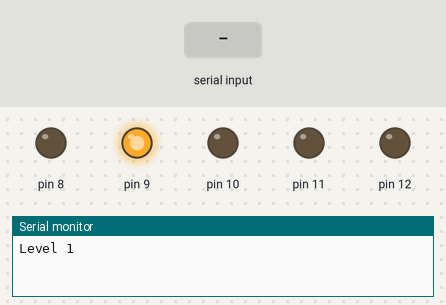
This sketch was run on a simulated Arduino Uno, built with avr-gcc and run on an emulated ATmega328P. Parts: output pins drawn as LEDs (lit = HIGH), the last lines printed to the serial monitor. The inputs (shaded band) are chosen by the test bench.

Above: at 2.0 s.
2.1 s: "1" received over Serial
At 2.1 s:
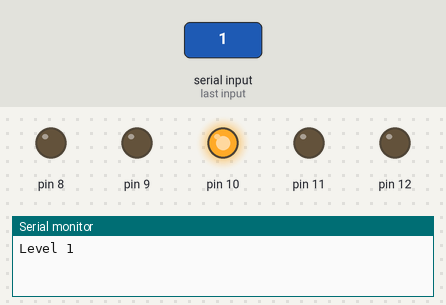
5.1 s: "0" received over Serial
At 5.1 s:
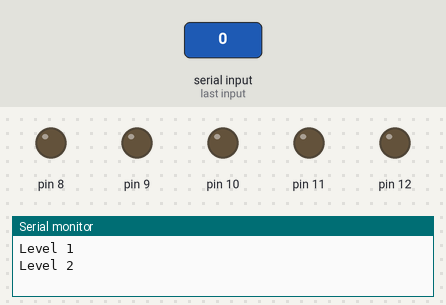
At 6.5 s:
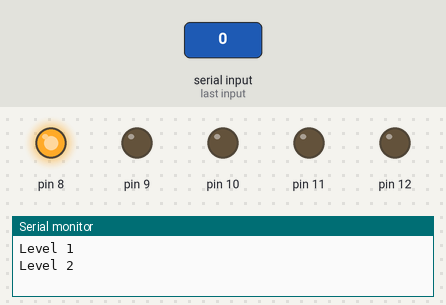
6.7 s: "2" received over Serial
Timing chart, 0 to 18.7 s (numbered marks = the images above; inputs shaded):
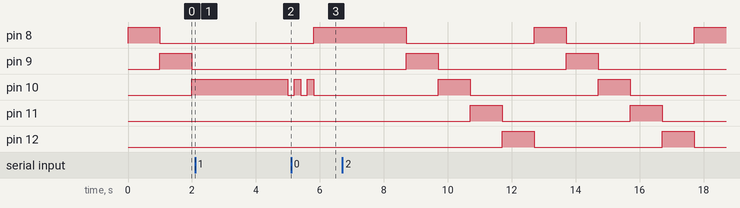

The sketch:

Cipher-Hack-Day.ino
```cpp
int led = 0; // init led to 0
int level = 1; // init level to 1

void setup() {
  //Start up the serial connection
  Serial.begin(9600);

  // Set our LED pins as OUTPUTS
  // we're using pin 8 as the first LED ---- pin 12 as the 5th LED
  pinMode(8, OUTPUT);
  pinMode(9, OUTPUT);
  pinMode(10, OUTPUT);
  pinMode(11, OUTPUT);
  pinMode(12, OUTPUT);

  // Make sure all of the LEDs are off
  digitalWrite(8, LOW);
  digitalWrite(9, LOW);
  digitalWrite(10, LOW);
  digitalWrite(11, LOW);
  digitalWrite(12, LOW);

  // Tell the player that they are starting on Level 1
  Serial.println("Level 1");
}

void loop() {
  // go through all 5 pins and turn one of them on
  for (int i = 8; i < 13; i++){
    if (i == led + 8) { // led is a number between 0 and 4 (the one to turn on)
      digitalWrite(i, HIGH);
    }
    else {
      digitalWrite(i, LOW); // all of the other ones should be off
    }
  }

  delay(1000 / level); //delay for some amount of time

  if (Serial.available()) { // see if the user sent something
    Serial.readString(); // get the string
    if (led == 2) { // if we got data while the middle LED was lit up, move onto the next level
      level++; // incrememnt the level counter
      Serial.print("Level ");
      Serial.println(level); // tell the user what level they are on
      led = -1; // start back at the first led (set to -1 because the led counter is incrememnted later

      // play the level up sequence
      delay(1000);
      digitalWrite(10, LOW);
      delay(200);
      digitalWrite(10, HIGH);
      delay(200);
      digitalWrite(10, LOW);
      delay(200);
      digitalWrite(10, HIGH);
      delay(200);
      digitalWrite(10, LOW);

    }
    else { // if not, go back to level 1
      level = 1;
      led = -1;
      Serial.println("Level 1");
    }
  }


  // move onto the next led
  led++; // turn on the next LED
  led = led % 5; // loop back around to the first LED if we are at the last one

}

/*


 */
```

Measured:
- after the input at 2.1 s, pin 8: stays LOW (without the input it goes to HIGH after 2.9 s); pin 10: HIGH → LOW after 2.9 s instead of 0.90 s; pin 11: stays LOW (without the input it goes to HIGH after 0.90 s); pin 12: stays LOW (without the input it goes to HIGH after 1.9 s)
- after the input at 5.1 s, pin 8: goes on until 5.8 s, then stays HIGH; pin 9: stays LOW (without the input it goes to HIGH after 1.2 s)
